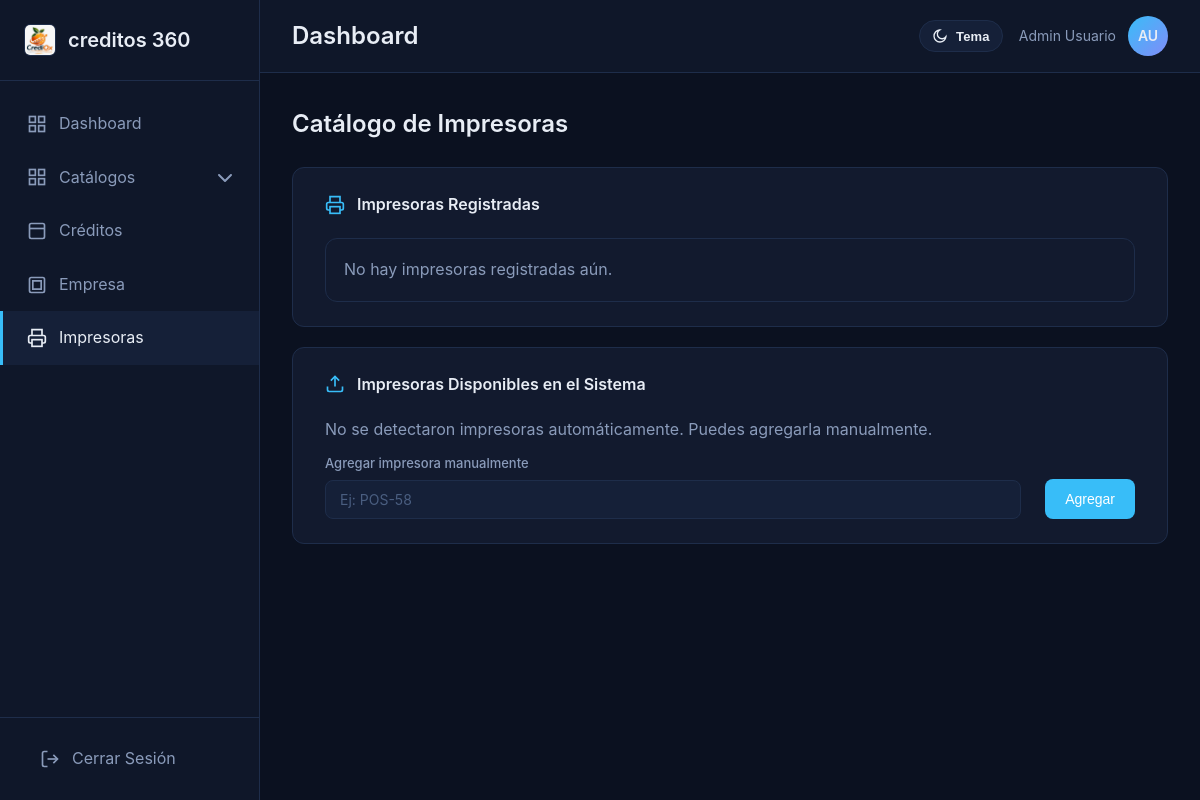
/public/impresoras (signed in), run on an earlier commit of the app's database.
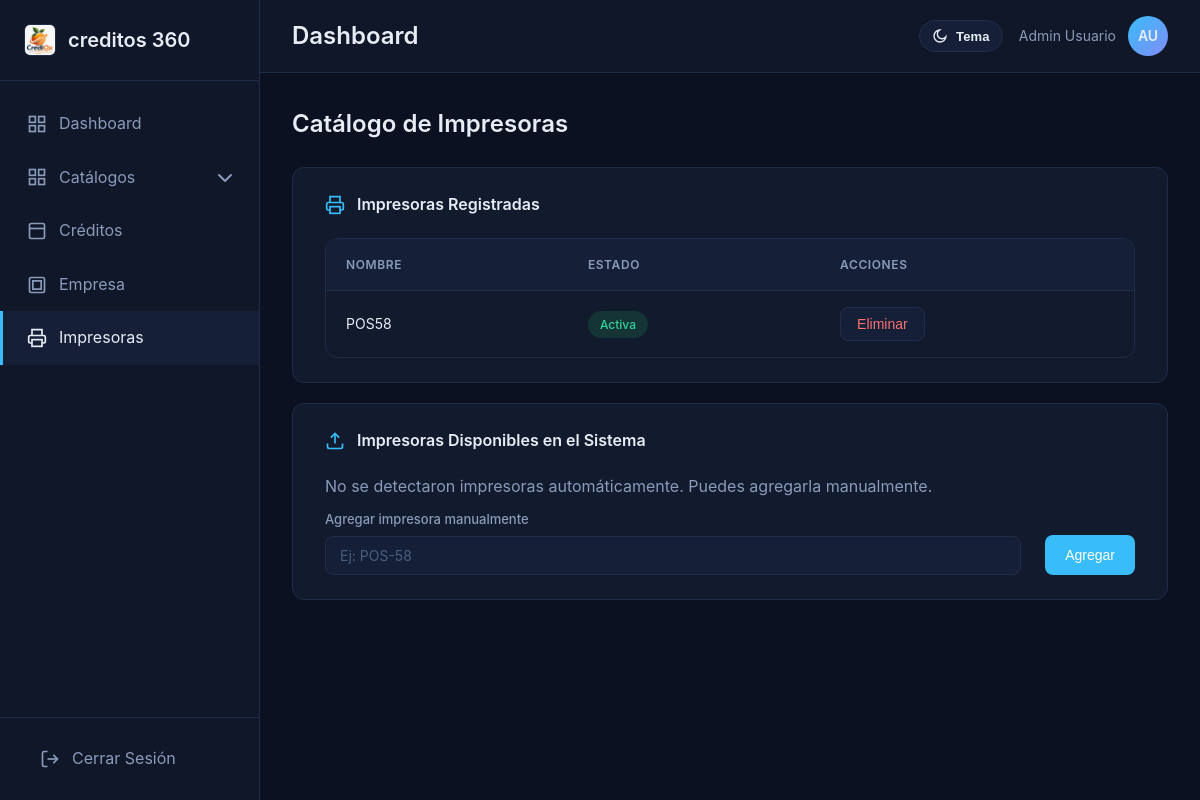
And on a later commit of the database.
### tables this page shows
CREATE TABLE `impresoras` (
  `idimpresora` int(11) NOT NULL,
  `usuario_id` int(11) NOT NULL DEFAULT 0,
  `nombre` varchar(150) NOT NULL,
  `activa` tinyint(1) NOT NULL DEFAULT 0,
  `created_at` timestamp NULL DEFAULT current_timestamp(),
  `updated_at` timestamp NULL DEFAULT current_timestamp() ON UPDATE current_timestamp()
);

### app/controllers/ImpresorasController.php (called while the page is built, shortened)
<?php
class ImpresorasController
{
    private ImpresorasService $service;
    public function __construct()
    {
        $this->service = new ImpresorasService();
    }
    public function index(): void
    {
        $usuarioId = (int)($_SESSION['usuario_id'] ?? 0);
        $impresoras = $this->service->obtenerRegistradas($usuarioId);
        require __DIR__ . '/../views/layouts/app.php';
    }
}

### app/config/DBC.php (called while the page is built)
<?php
class DBC
{
    private static ?PDO  $instance = null;
    private static array $config = [
        'host' => 'localhost',
        'port' => 3306,
        'db' => 'crediox',
        'user' => 'root',
        'password' => '',
        'charset' => 'utf8mb4',
    ];
    public static function get(): PDO
    {
        if (self::$instance === null) {
            try {
                $dsn = sprintf(
                    "mysql:host=%s;port=%d;dbname=%s;charset=%s",
                    self::$config['host'],
                    self::$config['port'],
                    self::$config['db'],
                    self::$config['charset']
                );
                self::$instance = new PDO(
                    $dsn,
                    self::$config['user'],
                    self::$config['password'],
                    [
                        PDO::ATTR_ERRMODE => PDO::ERRMODE_EXCEPTION,
                        PDO::ATTR_DEFAULT_FETCH_MODE => PDO::FETCH_ASSOC,
                        PDO::ATTR_EMULATE_PREPARES => false,
                    ]
                );
            } catch (PDOException $e) {
                die("Error de conexión a la base de datos.");
            }
        }
        return self::$instance;
    }
}

### app/repositories/ImpresorasRepository.php (called while the page is built, shortened)
<?php
class ImpresorasRepository
{
    private PDO $db;
    public function __construct()
    {
        $this->db = DBC::get();
        $this->asegurarTabla();
    }
    private function asegurarTabla(): void
    {
        $sql = "CREATE TABLE IF NOT EXISTS impresoras (
            idimpresora INT(11) NOT NULL AUTO_INCREMENT,
            usuario_id INT(11) NOT NULL,
            nombre VARCHAR(150) NOT NULL,
            activa TINYINT(1) NOT NULL DEFAULT 0,
            created_at TIMESTAMP NULL DEFAULT CURRENT_TIMESTAMP,
            updated_at TIMESTAMP NULL DEFAULT CURRENT_TIMESTAMP ON UPDATE CURRENT_TIMESTAMP,
            PRIMARY KEY (idimpresora),
            KEY idx_impresora_usuario (usuario_id),
            UNIQUE KEY uk_impresora_usuario_nombre (usuario_id, nombre)
        ) ENGINE=InnoDB DEFAULT CHARSET=utf8mb4";
        $this->db->exec($sql);
        try {
            $stmt = $this->db->query("SHOW COLUMNS FROM impresoras LIKE 'usuario_id'");
        } catch (Throwable $e) {
        }
        try {
            $this->db->exec("ALTER TABLE impresoras DROP INDEX uk_impresora_nombre");
        } catch (Throwable $e) {
        }
        try {
            $this->db->exec("ALTER TABLE impresoras ADD UNIQUE KEY uk_impresora_usuario_nombre (usuario_id, nombre)");
        } catch (Throwable $e) {
        }
        try {
            $this->db->exec("ALTER TABLE impresoras ADD KEY idx_impresora_usuario (usuario_id)");
        } catch (Throwable $e) {
        }
    }
    public function obtenerTodas(int $usuarioId): array
    {
        $stmt = $this->db->prepare("SELECT idimpresora, nombre, activa, created_at, updated_at FROM impresoras WHERE usuario_id = :usuario_id ORDER BY activa DESC, nombre ASC");
        $stmt->execute([':usuario_id' => $usuarioId]);
        return $stmt->fetchAll();
    }
}

### app/services/ImpresorasService.php (called while the page is built, shortened)
<?php
class ImpresorasService
{
    private ImpresorasRepository $repository;
    public function __construct()
    {
        $this->repository = new ImpresorasRepository();
    }
    public function obtenerRegistradas(int $usuarioId): array
    {
        return $this->repository->obtenerTodas($usuarioId);
    }
}

### app/views/impresoras/index.php (the view, shortened to what the changed rows need)
<?php
$impresoras = $impresoras ?? [];
?>
<section id="impresoras" class="content-section">
    <div class="section-header">
        <h2>Catálogo de Impresoras</h2>
    </div>
    <div class="form-card" style="margin-bottom: 20px;">
        <div class="form-section">
            <?php if (empty($impresoras)): ?>
                <div class="welcome-card" style="padding: 18px;">
                    <p style="margin:0;">No hay impresoras registradas aún.</p>
                </div>
            <?php else: ?>
                <div class="table-container">
                    <table class="data-table">
                        <thead>
                            <tr>
                                <th>Nombre</th>
                                <th>Estado</th>
                                <th>Acciones</th>
                            </tr>
                        </thead>
                        <tbody>
                            <?php foreach ($impresoras as $impresora): ?>
                                <tr>
                                    <td><?= htmlspecialchars((string)$impresora['nombre']) ?></td>
                                    <td>
                                        <?php if ((int)$impresora['activa'] === 1): ?>
                                            <span class="badge active">Activa</span>
                                        <?php else: ?>
                                            <span class="badge inactive">Inactiva</span>
                                        <?php endif; ?>
                                    </td>
                                    <td>
                                        <div class="action-buttons">
                                            <form action="/proyecto-residencia/public/impresoras/eliminar" method="POST" onsubmit="return confirm('¿Eliminar impresora del catálogo?');">
                                                <button type="submit" class="btn-secondary" style="color: var(--accent-red);">Eliminar</button>
                                            </form>
                                        </div>
                                    </td>
                                </tr>
                            <?php endforeach; ?>
                        </tbody>
                    </table>
                </div>
            <?php endif; ?>
        </div>
    </div>
</section>

What changed in the data, as far as the page shows it:
added impresoras: nombre "POS58", activa "Activa"
Also different on the page:
text no longer shown: "No hay impresoras registradas aún."
text now shown: "NOMBRE ESTADO ACCIONES"
